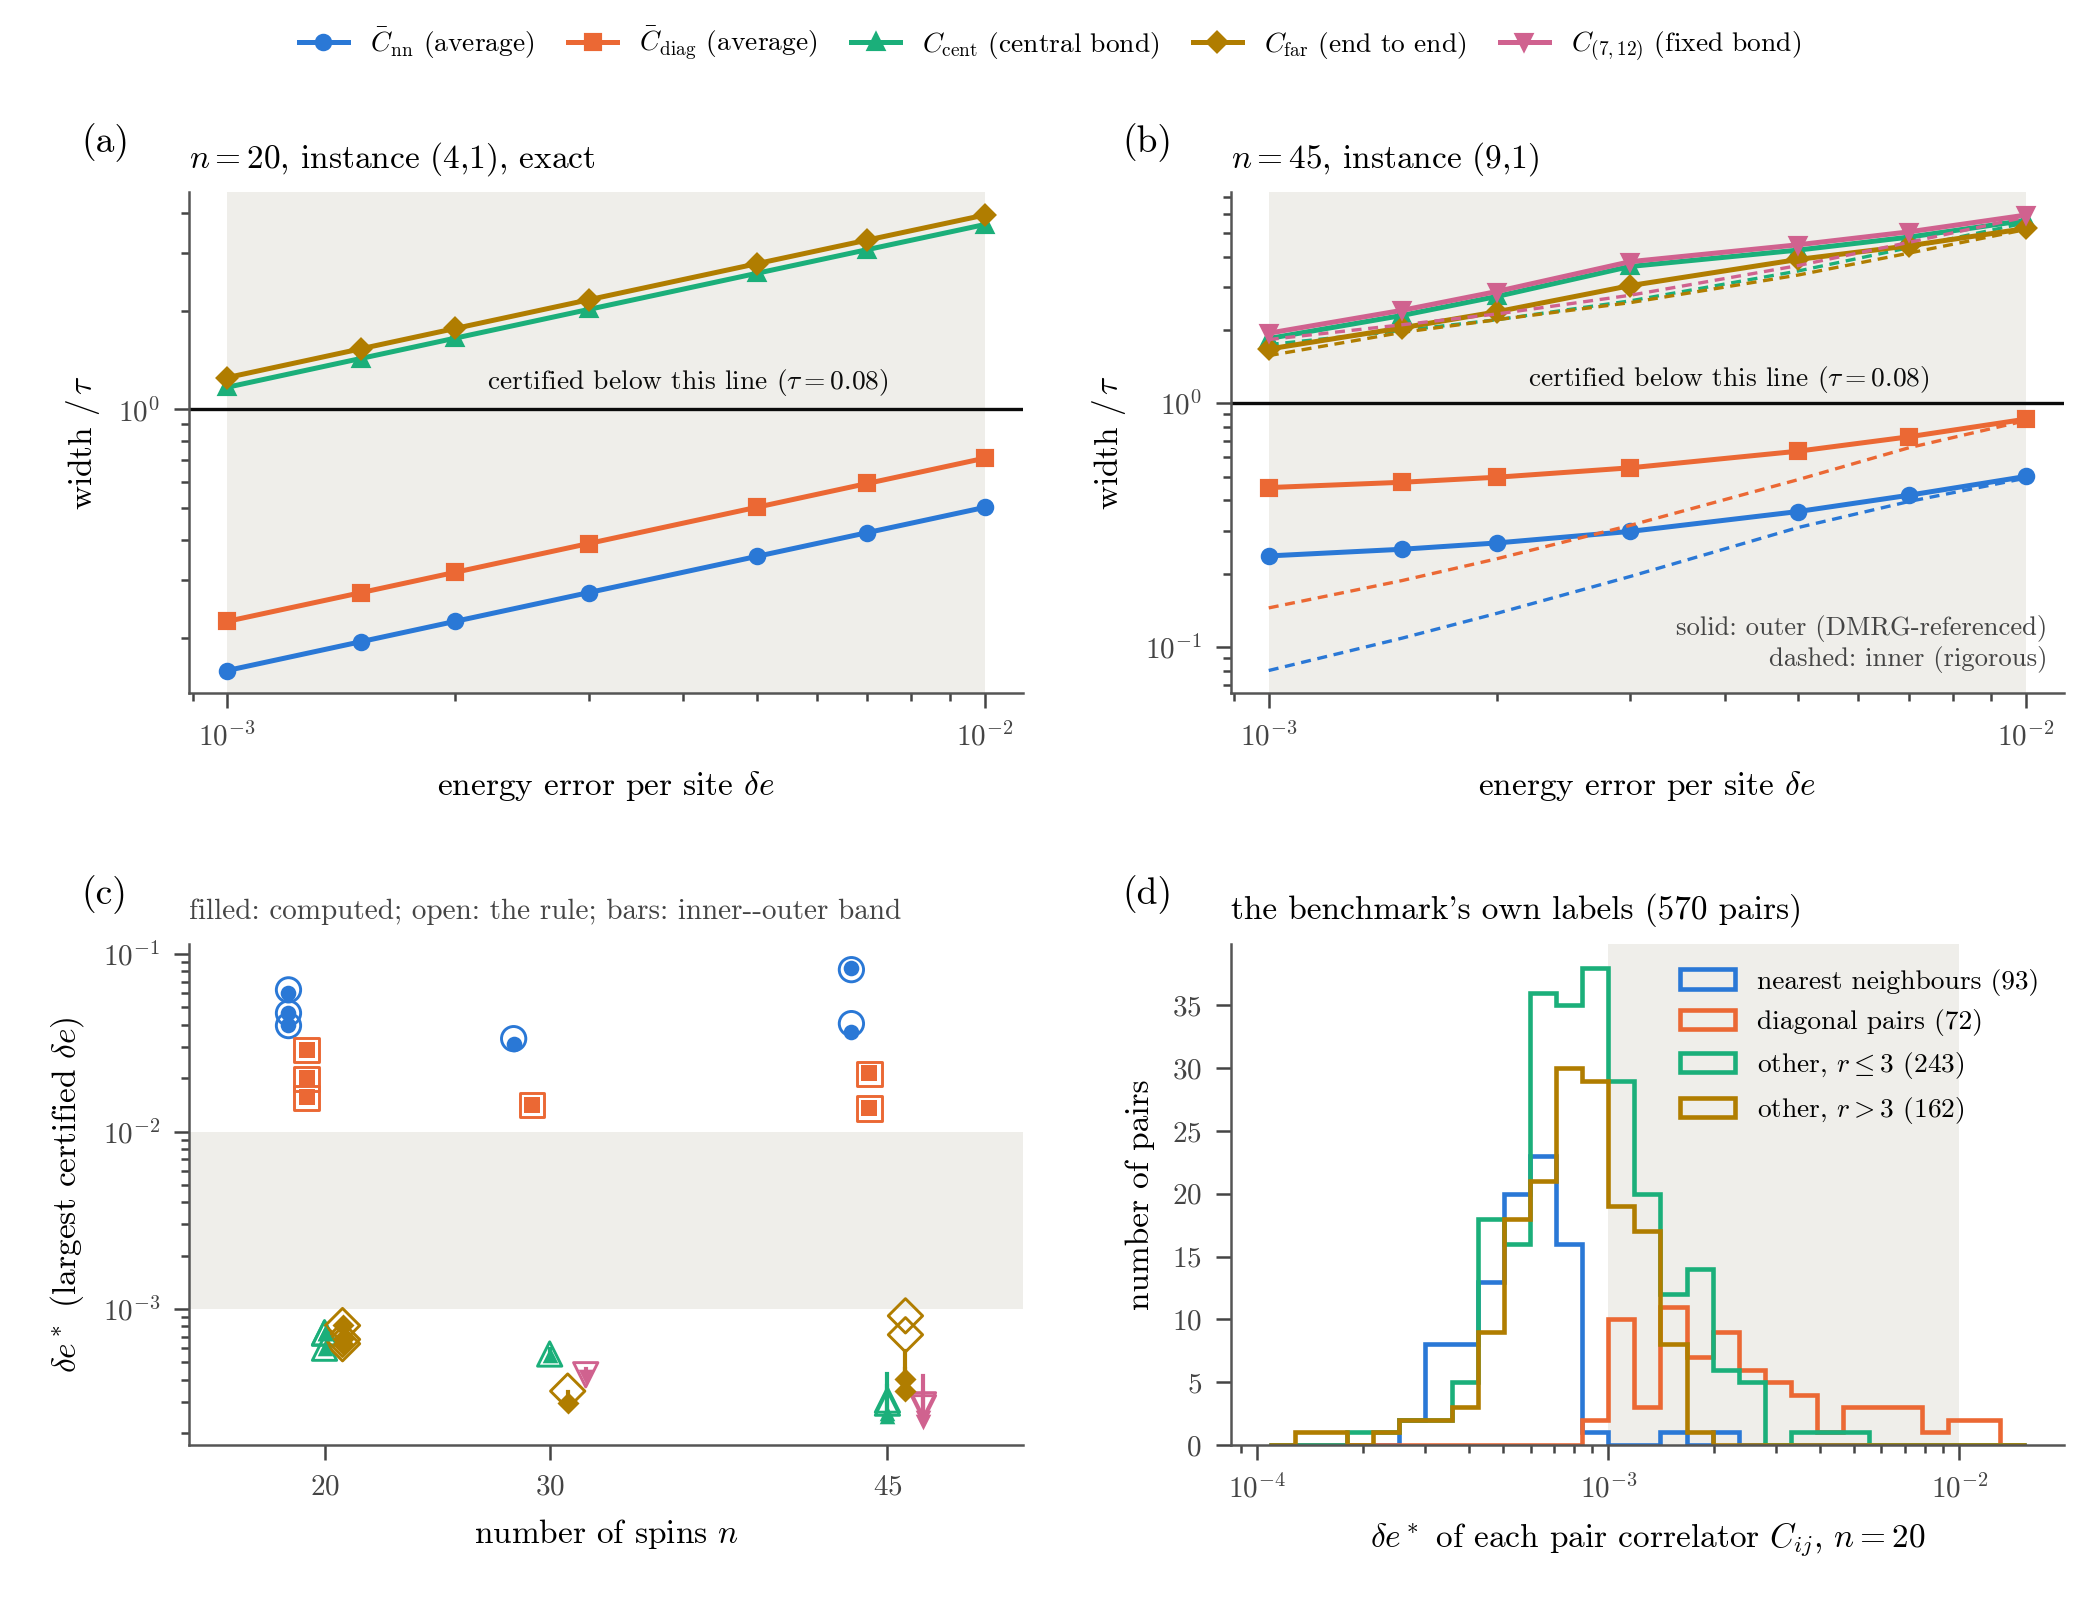

Generate this figure with Python:
"""SM figure of the second benchmark (arXiv:2106.12627): the rule on a public dataset of 2-D random Heisenberg models.

  python figS_huang.py     -> figS_huang.pdf / .png
Restyled from phase3/full_runs/huang/code/plot_h.py (same data, same panels) in the paper's style.  Reads only
phase3/full_runs/huang/laptop_analysis/summary_huang.json (read-only).
(a) two-sided width / tau vs delta e, n = 20, instance (4,1), exact; (b) the same at n = 45, instance (9,1)
(solid: outer, DMRG-referenced; dashed: inner, rigorous); (c) delta e* per label vs n (filled: computed; bar: band
between the rigorous inner and the DMRG-referenced outer value; open: the rule tau^2/(8 chi)); (d) delta e* of all
570 pair correlators at n = 20 by pair class.  Shaded: delta e in [1e-3, 1e-2].
"""
import json
import os

import numpy as np
import matplotlib
matplotlib.use("Agg")
import matplotlib.pyplot as plt  # noqa: E402

import common as C  # noqa: E402

F_HU = os.path.join(C.ROOT, "phase3", "full_runs", "huang", "laptop_analysis", "summary_huang.json")
TAU = 0.08
COL = {"Cnn": "#2a78d6", "Cd2": "#eb6834", "Ccent": "#1baf7a", "Cfar": "#b07d00", "Cfix": "#d0628f"}
MARK = {"Cnn": "o", "Cd2": "s", "Ccent": "^", "Cfar": "D", "Cfix": "v"}
NAME = {"Cnn": r"$\bar C_{\rm nn}$ (average)", "Cd2": r"$\bar C_{\rm diag}$ (average)",
        "Ccent": r"$C_{\rm cent}$ (central bond)", "Cfar": r"$C_{\rm far}$ (end to end)",
        "Cfix": r"$C_{(7,12)}$ (fixed bond)"}
CLS = [("nn", "nearest neighbours", "#2a78d6"), ("diag", "diagonal pairs", "#eb6834"),
       ("r<=3", r"other, $r\leq3$", "#1baf7a"), ("r>3", r"other, $r>3$", "#b07d00")]
BAND = "#efeeea"


def rc():
    plt.rcParams.update({"font.family": "serif", "font.serif": ["cmr10"], "mathtext.fontset": "cm",
                         "axes.formatter.use_mathtext": True, "axes.unicode_minus": False, "font.size": 8,
                         "axes.labelsize": 8, "xtick.labelsize": 7, "ytick.labelsize": 7, "legend.fontsize": 6.6,
                         "axes.linewidth": 0.6, "xtick.major.width": 0.6, "ytick.major.width": 0.6,
                         "axes.edgecolor": "#555555", "xtick.color": "#444444", "ytick.color": "#444444",
                         "pdf.fonttype": 42})


def clean(ax):
    for s in ("top", "right"):
        ax.spines[s].set_visible(False)


def main():
    rc()
    s = json.load(open(F_HU, encoding="utf-8"))
    rows = s["rows"]
    fig, axs = plt.subplots(2, 2, figsize=(7.0, 5.4))
    for ax, (L, k, meth, title) in zip(axs[0], ((4, 1, "ED", r"$n=20$, instance (4,1), exact"),
                                                (9, 1, "DMRG", r"$n=45$, instance (9,1)"))):
        clean(ax)
        ax.axvspan(1e-3, 1e-2, color=BAND, lw=0, zorder=0)
        for lab in ("Cnn", "Cd2", "Ccent", "Cfar", "Cfix"):
            r = [x for x in rows if x["L"] == L and x["k"] == k and x["label"] == lab and x["method"] == meth
                 and not x.get("alias_of")]
            if not r or (lab == "Cfix" and L == 4):            # at n = 20 the fixed bond is the central bond
                continue
            w = r[0]["tau"]["widths"]
            de = [x["de"] for x in w]
            ax.plot(de, [x["w_out"] / TAU for x in w], color=COL[lab], lw=1.2, marker=MARK[lab], ms=3.2,
                    label=NAME[lab])
            if meth == "DMRG":
                ax.plot(de, [x["w_in"] / TAU for x in w], color=COL[lab], lw=0.8, ls=(0, (3, 2)))
        ax.axhline(1.0, color="#0b0b0b", lw=0.8)
        ax.text(2.2e-3, 1.08, r"certified below this line ($\tau=0.08$)", fontsize=6.6, color="#0b0b0b",
                va="bottom")
        ax.set_xscale("log")
        ax.set_yscale("log")
        ax.set_xlabel(r"energy error per site $\delta e$")
        ax.set_ylabel(r"width $/\,\tau$")
        ax.set_title(title, fontsize=8, loc="left")
    axs[0][1].text(0.98, 0.04, "solid: outer (DMRG-referenced)\ndashed: inner (rigorous)", transform=axs[0][1].transAxes,
                   fontsize=6.4, ha="right", va="bottom", color="#444444")
    ax = axs[1][0]
    clean(ax)
    ax.axhspan(1e-3, 1e-2, color=BAND, lw=0, zorder=0)
    off = {"Cnn": -1.6, "Cd2": -0.8, "Ccent": 0.0, "Cfar": 0.8, "Cfix": 1.6}
    for lab in ("Cnn", "Cd2", "Ccent", "Cfar", "Cfix"):
        xs, ys, yl = [], [], []
        for r in rows:
            if r["label"] != lab or (r["method"] == "DMRG" and r["n"] == 20) or (lab == "Cfix" and r["n"] == 20):
                continue
            t = r["tau"]
            v = t["de_out"]
            if v:
                x = r["n"] + off[lab]
                xs.append(x)
                ys.append(v)
                yl.append(t["de_law"])
                if r["method"] == "DMRG" and t["de_in"]:
                    ax.plot([x, x], [t["de_out"], t["de_in"]], color=COL[lab], lw=1.0, zorder=2)
        ax.scatter(xs, ys, color=COL[lab], marker=MARK[lab], s=14, label=NAME[lab], zorder=3, lw=0)
        ax.scatter(xs, yl, facecolor="none", edgecolor=COL[lab], marker=MARK[lab], s=34, lw=0.7, zorder=2)
    ax.set_yscale("log")
    ax.set_xticks([20, 30, 45])
    ax.set_xlim(14, 51)
    ax.set_xlabel(r"number of spins $n$")
    ax.set_ylabel(r"$\delta e^*$ (largest certified $\delta e$)")
    ax.set_title("filled: computed; open: the rule; bars: inner--outer band", fontsize=7, loc="left", color="#444444")
    ax = axs[1][1]
    clean(ax)
    ax.axvspan(1e-3, 1e-2, color=BAND, lw=0, zorder=0)
    allv = [r["tau"]["de_out"] for rs in s["pairs"].values() for r in rs if r["tau"]["de_out"]]
    bins = np.geomspace(min(allv) / 1.2, max(max(allv) * 1.2, 1.2e-2), 30)
    for cls, name, col in CLS:
        v = [r["tau"]["de_out"] for rs in s["pairs"].values() for r in rs if r["cls"] == cls and r["tau"]["de_out"]]
        ax.hist(v, bins=bins, histtype="step", lw=1.1, color=col, label="%s (%d)" % (name, len(v)))
    ax.set_xscale("log")
    ax.set_xlabel(r"$\delta e^*$ of each pair correlator $C_{ij}$, $n=20$")
    ax.set_ylabel("number of pairs")
    ax.set_title(r"the benchmark's own labels (570 pairs)", fontsize=8, loc="left")
    ax.legend(frameon=False, loc="upper right")
    for a, t in zip(axs.flat, "abcd"):
        a.text(-0.13, 1.06, "(%s)" % t, transform=a.transAxes, fontsize=9, fontweight="bold", va="bottom")
    hs = {}
    for a in (axs[0][0], axs[0][1]):
        for h, l in zip(*a.get_legend_handles_labels()):
            hs.setdefault(l, h)
    fig.legend(list(hs.values()), list(hs.keys()), loc="upper center", ncol=5, frameon=False,
               bbox_to_anchor=(0.5, 1.0), handlelength=1.8, columnspacing=1.2)
    fig.tight_layout(h_pad=1.4, w_pad=1.6, rect=(0, 0, 1, 0.95))
    for ext in ("pdf", "png"):
        fig.savefig(os.path.join(C.HERE, "figS_huang." + ext), dpi=300)
    print("wrote figS_huang.pdf/.png;", len(allv), "pair labels")
    assert len(allv) == 570


if __name__ == "__main__":
    main()
